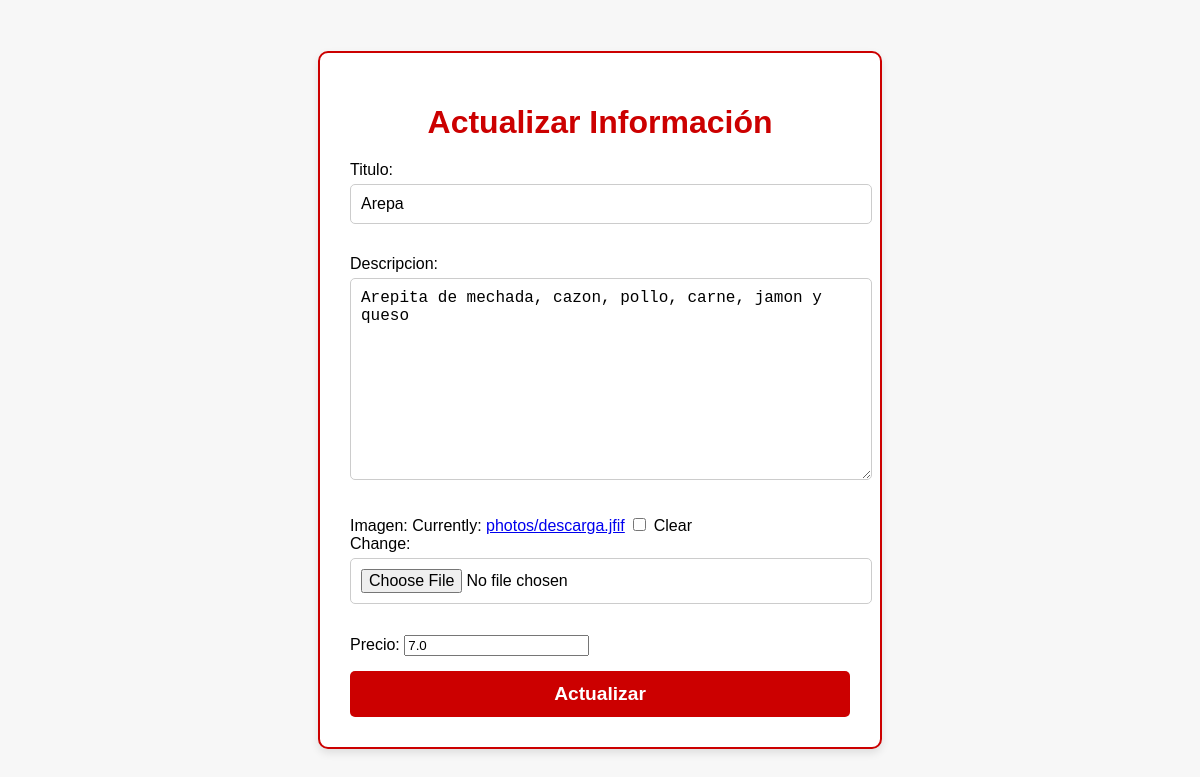
/pages/post/detail/1/update, run on the app's committed database.
### post/models.py (models this page shows, shortened)
class Post(models.Model):
    titulo= models.CharField(max_length=40)
    descripcion= models.TextField()
    imagen = models.ImageField(upload_to="photos", blank=True)
    precio=models.FloatField(default=True)
    author= models.ForeignKey("auth.User", on_delete= models.CASCADE,blank=True),
    class Meta:
        verbose_name_plural = "Publicaciones"

### post/views.py (the view)
# urls.py: path("post/detail/<int:pk>/update", UpdatePageView.as_view(), name="update"),
class UpdatePageView(UpdateView):
    model=Post
    template_name= "update.html"
    fields=["titulo","descripcion","imagen","precio"]
    success_url= reverse_lazy("post")

### templates/update.html (shortened to what this page needs)
<!DOCTYPE html>
<html lang="es">
<head>
</head>
<body>
  <div class="form-container">
    <h1>Actualizar Información</h1>
    <form action="" method="post" enctype="multipart/form-data">
      {{form.as_p}}
      <input type="submit" value="Actualizar">
    </form>
  </div>
</body>
</html>

### templates/update.html (style rules this page uses)
body { font-family: Arial, sans-serif; background-color: #f7f7f7; display: flex; justify-content: center; align-items: center; height: 100vh; margin: 0; }
.form-container { width: 100%; max-width: 500px; padding: 30px; background-color: #fff; border-radius: 10px; box-shadow: 0 4px 8px rgba(0, 0, 0, 0.1); border: 2px solid #c00; }
.form-container h1 { text-align: center; color: #c00; margin-bottom: 20px; }
.form-container p { margin-bottom: 15px; }
input[type="text"], input[type="email"], input[type="file"], select, textarea { width: 100%; padding: 10px; margin-top: 5px; margin-bottom: 15px; border: 1px solid #ccc; border-radius: 5px; font-size: 1rem; }
input[type="submit"] { width: 100%; padding: 12px; background-color: #c00; color: white; font-size: 1.2rem; font-weight: bold; border: none; border-radius: 5px; cursor: pointer; transition: background-color 0.3s ease; }

### data on the page
Post: titulo "Arepa", descripcion "Arepita de mechada, cazon, pollo, carne, jamon y queso", precio "7.0"
